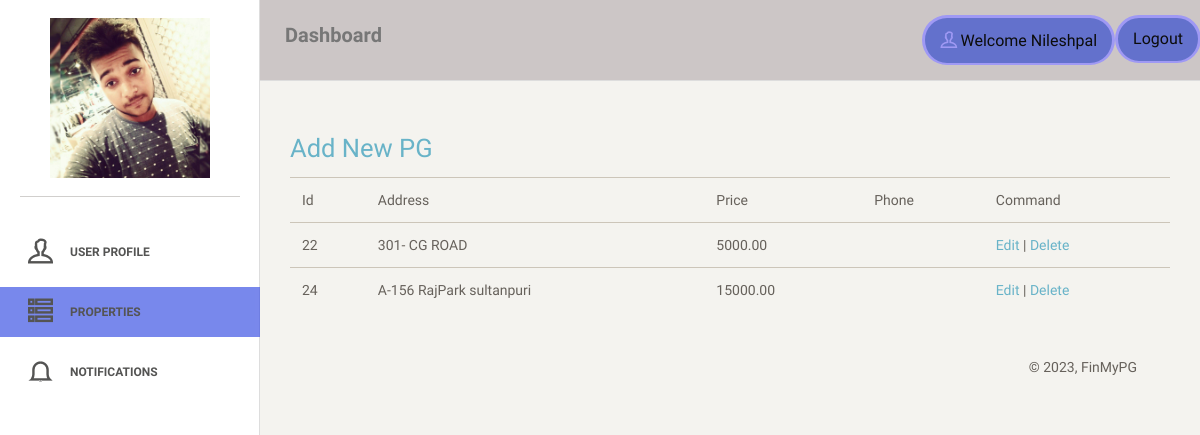
Page /owner/pgs/ (signed in) on the committed database.
### main/models.py (models this page shows, shortened)
class Owner(models.Model):
    loginid=models.ForeignKey(Login,on_delete=models.CASCADE)
    name=models.CharField(max_length=30)
    address=models.CharField(max_length=30)
    phone=models.IntegerField()
    email=models.EmailField(max_length=30)
    photo=models.FileField()

class Login(models.Model):
    username=models.CharField(max_length=30)
    password=models.CharField(max_length=30)
    logintype=models.CharField(max_length=30)

class PG(models.Model):
    ownerid=models.ForeignKey(Owner, on_delete=models.CASCADE)
    address=models.CharField(max_length=30)
    location=models.CharField(max_length=30)
    city=models.CharField(max_length=30)
    pin=models.IntegerField()
    rent=models.DecimalField(max_digits=10,decimal_places=2)
    occupancy=models.IntegerField()
    forgender=models.CharField(max_length=30)
    size=models.IntegerField()
    rooms=models.IntegerField()
    intime=models.DateTimeField()
    outtime=models.DateTimeField()

### owner/views.py (the view)
# urls.py: path(r'owner/pgs/', owner.pglist),
def pglist(request):
	loginid=request.session.get('loginid')
	if(loginid and request.method=='GET'):
		data={}
		data['username']=Login.objects.get(id=loginid).username
		data['profile']=Owner.objects.get(loginid=loginid)
		owner=Owner.objects.get(loginid=loginid)
		pgs=PG.objects.filter(ownerid=owner)
		data['pgs']=pgs
		return render(request,'owner/pglist.html',data)

### owner/templates/owner/pglist.html
{% extends 'owner/base.html' %}
{% block main %}
        <div class="content">
            <div class="container-fluid">
                <h3><a href="/owner/addpg/">Add New PG</a></h3>
                <table class="table">
                    <tr>
                        <td>Id</td>
                        <td>Address</td>
                        <td>Price</td>
                        <td>Phone</td>
                        <td>Command</td>
                    </tr>
                  {% for pg in pgs %}
                    <tr>
                        <td>{{pg.id}}</td>
                        <td>{{pg.address}}</td>
                        <td>{{pg.rent}}</td>
                        <td></td>
                        <td><a  href="/owner/update/{{pg.id}}">Edit</a> | <a href="/owner/delete/{{pg.id}}">Delete</a></td>
                    </tr>
                {% endfor %}
                </table>
{% endblock %}

### owner/templates/owner/base.html (shortened to what this page needs)
{% load static %}
<!doctype html>
<html lang="en">
<head>
    <link href="{% static 'owner/css/bootstrap.min.css' %}" rel="stylesheet" />
    <link href="{% static 'owner/css/animate.min.css' %}" rel="stylesheet"/>
    <link href="{% static 'owner/css/paper-dashboard.css' %}" rel="stylesheet"/>
    <link href="{% static 'owner/css/demo.css' %}" rel="stylesheet" />
    <link href="http://maxcdn.bootstrapcdn.com/font-awesome/latest/css/font-awesome.min.css" rel="stylesheet">
    <link href="{% static 'owner/css/themify-icons.css' %}" rel="stylesheet">
</head>
<body>
<div class="wrapper">
    <div class="sidebar" data-background-color="white" data-active-color="danger">
    	<div class="sidebar-wrapper">
            <div class="logo" style="text-align: center;">
                <img src="/images/{{profile.photo}}" style="width:160px;height: 160px;" data-toggle="modal" data-target="#myModal">
            </div>
            <ul class="nav">
                <li>
                    <a class="{% if request.path == '/owner/profile/' %} active {% endif %}" href="/owner/profile/">
                        <i class="ti-user"></i>
                        <p>User Profile</p>
                    </a>
                </li>
                <li>
                    <a class="{% if request.path == '/owner/pgs/' %} active {% endif %}" href="/owner/pgs/">
                        <i class="ti-view-list-alt"></i>
                        <p>Properties</p>
                    </a>
                </li>
                <li>
                    <a class="{% if request.path == '/owner/notifications/' %} active {% endif %}" href="/owner/notifications/">
                        <i class="ti-bell"></i>
                        <p>Notifications</p>
                    </a>
                </li>
            </ul>
    	</div>
    </div>
    <div class="main-panel">
        <nav class="navbar navbar-default">
            <div class="container-fluid">
                <div class="navbar-header">
                    <a class="navbar-brand" href="#">Dashboard</a>
                </div>
                <div class="collapse navbar-collapse">
                    <ul class="nav navbar-nav navbar-right">
                        <li>
                            <a href="#" class="dropdown-toggle" data-toggle="dropdown">
                                <i class="ti-user"></i>
                                <p style="text-transform: capitalize;">Welcome {{username}}</p>
                            </a>
                        </li>
                        <li>
                            <a href="/owner/logout/">
                                <p>Logout</p>
                            </a>
                        </li>
                    </ul>
                </div>
            </div>
        </nav>
    {% block main %}
    {% endblock %}
        <footer class="footer">
            <div class="container-fluid">
                <div class="copyright pull-right">
                    &copy; <script>document.write(new Date().getFullYear())</script>, FinMyPG
                </div>
            </div>
        </footer>
    </div>
</div>
</body>
</html>

### owner/static/owner/css/demo.css (style rules this page uses)
a.active { background-color: #4056e4; }

### rows in the picture
Owner: photo (picture)
Login: username "Nileshpal"
PG: id "22", address "301- CG ROAD", rent "5000.00"
PG: id "24", address "A-156 RajPark sultanpuri", rent "15000.00"
